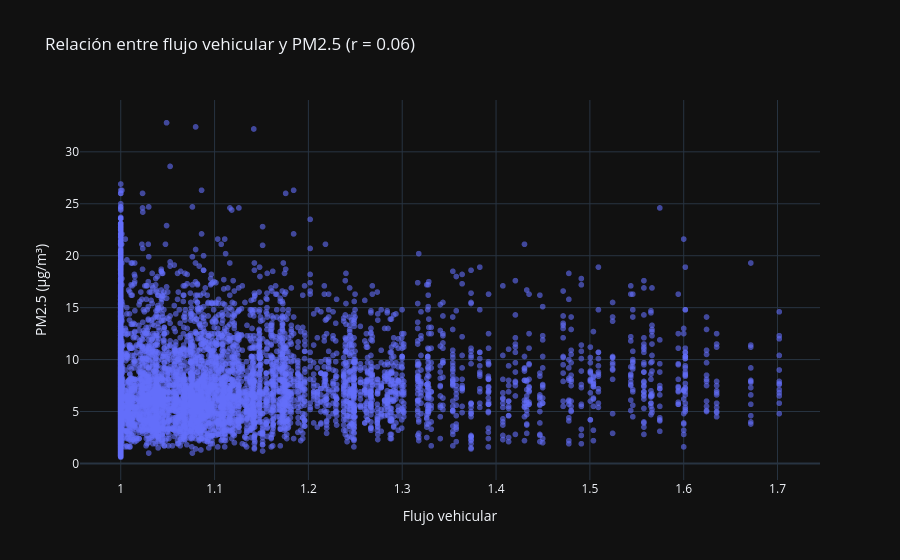

Here is the notebook cell this chart was saved with:
### Code cell
visualizar.graficar_flujo_vs_pm25()

### Figure 1 — Plotly figure (JSON) as saved in the notebook; plotly's stock layout.template omitted (floating-point values rounded to 4 significant figures; data arrays with more than 128 entries replaced by an {"elided": "..."} marker saying what was removed)
{"data": [{"hovertemplate": "Flujo vehicular=%{x}<br>PM2.5 (µg/m³)=%{y}<extra></extra>", "legendgroup": "", "marker": {"color": "#636efa", "opacity": 0.6, "symbol": "circle"}, "mode": "markers", "name": "", "showlegend": false, "x": {"elided": "10920 float values"}, "xaxis": "x", "y": {"elided": "10920 float values"}, "yaxis": "y", "type": "scattergl"}], "layout": {"xaxis": {"anchor": "y", "domain": [0.0, 1.0], "title": {"text": "Flujo vehicular"}}, "yaxis": {"anchor": "x", "domain": [0.0, 1.0], "title": {"text": "PM2.5 (µg/m³)"}}, "legend": {"tracegroupgap": 0}, "title": {"text": "Relación entre flujo vehicular y PM2.5 (r = 0.06)"}}}
